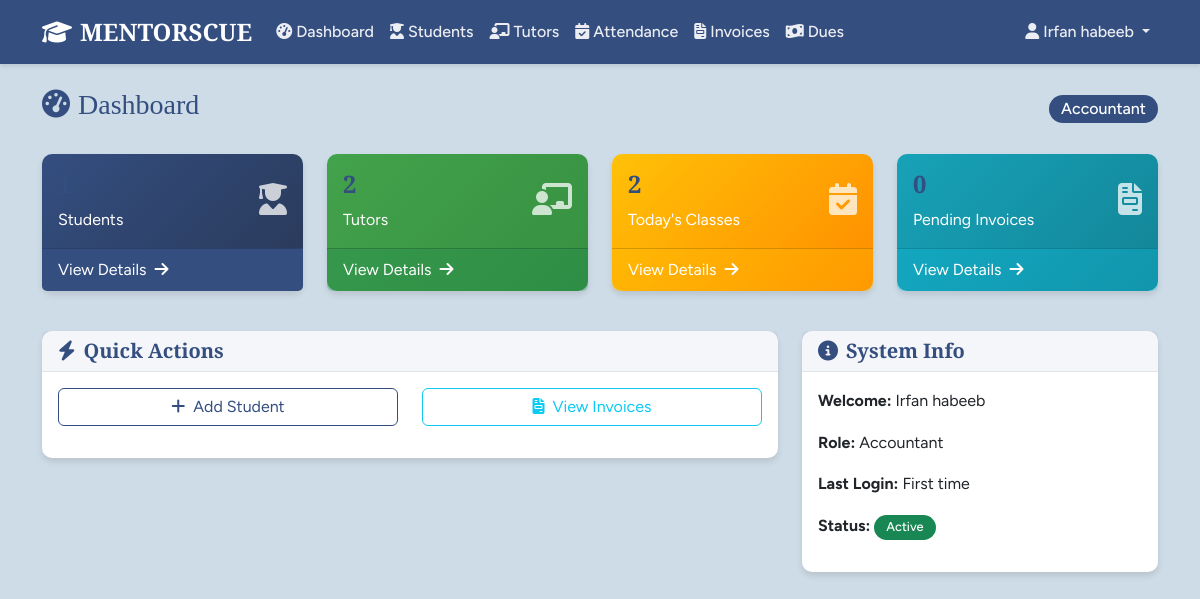
The app's page / (signed in) with its own data.
### models.py (models this page shows, shortened)
class User(UserMixin, db.Model):
    id = db.Column(db.Integer, primary_key=True)
    username = db.Column(db.String(80), unique=True, nullable=False)
    password_hash = db.Column(db.String(256), nullable=False)
    email = db.Column(db.String(120), unique=True, nullable=True)
    full_name = db.Column(db.String(120), nullable=True)
    mobile = db.Column(db.String(20), nullable=True)
    created_at = db.Column(db.DateTime, default=datetime.utcnow)
    last_login = db.Column(db.DateTime)
    is_active = db.Column(db.Boolean, default=True)
    remember_me = db.Column(db.Boolean, default=False)
    roles = db.relationship('Role', secondary=user_roles, backref='users')
    def has_role(self, role_name):
        return any(role.name == role_name for role in self.roles)
    def has_permission(self, permission):
        return any(role.has_permission(permission) for role in self.roles)
    def is_admin(self):
        return self.has_role('Admin')
    def is_tutor_user(self):
        return self.has_role('Tutor')

class Role(db.Model):
    id = db.Column(db.Integer, primary_key=True)
    name = db.Column(db.String(80), unique=True, nullable=False)
    description = db.Column(db.String(255))
    permissions = db.Column(db.Integer, default=0)
    is_default = db.Column(db.Boolean, default=False)
    is_custom = db.Column(db.Boolean, default=False)
    created_at = db.Column(db.DateTime, default=datetime.utcnow)
    def has_permission(self, perm):
        return self.permissions & perm == perm

### routes.py (the view)
@app.route('/')
@login_required
def dashboard():
    if current_user.is_tutor_user():
        return redirect(url_for('tutor_dashboard'))
    if current_user.is_admin():
        total_users = User.query.count()
        total_roles = Role.query.count()
        active_users = User.query.filter(User.last_login.isnot(None)).count()
        total_documents = StudentInvoice.query.count() + TutorReceipt.query.count()
        total_revenue = db.session.query(db.func.sum(StudentInvoice.total_amount)).filter_by(status='Paid').scalar() or 0
        pending_revenue = db.session.query(db.func.sum(StudentInvoice.total_amount)).filter_by(status='Due').scalar() or 0
        total_expenses = db.session.query(db.func.sum(TutorReceipt.total_earnings)).filter_by(status='Paid').scalar() or 0
        pending_expenses = db.session.query(db.func.sum(TutorReceipt.total_earnings)).filter_by(status='Due').scalar() or 0
        inactive_users = User.query.filter_by(is_active=False).count()
        overdue_invoices = StudentInvoice.query.filter_by(status='Due').count()
        pending_receipts = TutorReceipt.query.filter_by(status='Due').count()
        user_roles = {}
        for user in User.query.all():
            for role in user.roles:
                user_roles[role.name] = user_roles.get(role.name, 0) + 1
        recent_users = User.query.filter(User.last_login.isnot(None)).order_by(User.last_login.desc()).limit(10).all()
        return render_template('admin_dashboard.html',
                             total_users=total_users,
                             total_roles=total_roles,
                             active_users=active_users,
                             total_documents=total_documents,
                             total_revenue=total_revenue,
                             pending_revenue=pending_revenue,
                             total_expenses=total_expenses,
                             pending_expenses=pending_expenses,
                             inactive_users=inactive_users,
                             overdue_invoices=overdue_invoices,
                             pending_receipts=pending_receipts,
                             user_roles=user_roles,
                             recent_users=recent_users)
    else:
        return render_template('dashboard.html')

### templates/dashboard.html (shortened to what this page needs)
{% extends "base.html" %}
{% block content %}
<div class="container">
    <div class="row">
        <div class="col-12">
            <div class="d-flex justify-content-between align-items-center mb-4">
                <h1 class="h3 text-primary">
                    <i class="fas fa-tachometer-alt me-2"></i>Dashboard
                </h1>
                <span class="badge bg-primary fs-6">{{ current_user.roles[0].name if current_user.roles else 'User' }}</span>
            </div>
        </div>
    </div>
    <div class="row mb-4">
        {% if current_user.has_permission(Permission.VIEW_STUDENTS) %}
        <div class="col-md-3 mb-3">
            <div class="card bg-gradient-primary text-white h-100">
                <div class="card-body">
                    <div class="d-flex justify-content-between">
                        <div>
                            <h4 class="fw-bold">{{ Student.query.count() }}</h4>
                            <p class="mb-0">Students</p>
                        </div>
                        <div class="align-self-center">
                            <i class="fas fa-user-graduate fa-2x opacity-75"></i>
                        </div>
                    </div>
                </div>
                <div class="card-footer bg-primary bg-opacity-25">
                    <a href="{{ url_for('students_list') }}" class="text-white text-decoration-none">
                        View Details <i class="fas fa-arrow-right ms-1"></i>
                    </a>
                </div>
            </div>
        </div>
        {% endif %}
        {% if current_user.has_permission(Permission.VIEW_TUTORS) %}
        <div class="col-md-3 mb-3">
            <div class="card bg-gradient-success text-white h-100">
                <div class="card-body">
                    <div class="d-flex justify-content-between">
                        <div>
                            <h4 class="fw-bold">{{ Tutor.query.count() }}</h4>
                            <p class="mb-0">Tutors</p>
                        </div>
                        <div class="align-self-center">
                            <i class="fas fa-chalkboard-teacher fa-2x opacity-75"></i>
                        </div>
                    </div>
                </div>
                <div class="card-footer bg-success bg-opacity-25">
                    <a href="{{ url_for('tutors_list') }}" class="text-white text-decoration-none">
                        View Details <i class="fas fa-arrow-right ms-1"></i>
                    </a>
                </div>
            </div>
        </div>
        {% endif %}
        {% if current_user.has_permission(Permission.VIEW_ATTENDANCE) %}
        <div class="col-md-3 mb-3">
            <div class="card bg-gradient-warning text-white h-100">
                <div class="card-body">
                    <div class="d-flex justify-content-between">
                        <div>
                            <h4 class="fw-bold">{{ Attendance.query.filter_by(date_recorded=datetime.utcnow().date()).count() }}</h4>
                            <p class="mb-0">Today's Classes</p>
                        </div>
                        <div class="align-self-center">
                            <i class="fas fa-calendar-check fa-2x opacity-75"></i>
                        </div>
                    </div>
                </div>
                <div class="card-footer bg-warning bg-opacity-25">
                    <a href="{{ url_for('attendance') }}" class="text-white text-decoration-none">
                        View Details <i class="fas fa-arrow-right ms-1"></i>
                    </a>
                </div>
            </div>
        </div>
        {% endif %}
        {% if current_user.has_permission(Permission.VIEW_INVOICES) %}
        <div class="col-md-3 mb-3">
            <div class="card bg-gradient-info text-white h-100">
                <div class="card-body">
                    <div class="d-flex justify-content-between">
                        <div>
                            <h4 class="fw-bold">{{ StudentInvoice.query.filter_by(status='Due').count() }}</h4>
                            <p class="mb-0">Pending Invoices</p>
                        </div>
                        <div class="align-self-center">
                            <i class="fas fa-file-invoice fa-2x opacity-75"></i>
                        </div>
                    </div>
                </div>
                <div class="card-footer bg-info bg-opacity-25">
                    <a href="{{ url_for('invoices') }}" class="text-white text-decoration-none">
                        View Details <i class="fas fa-arrow-right ms-1"></i>
                    </a>
                </div>
            </div>
        </div>
        {% endif %}
    </div>
    <div class="row">
        <div class="col-md-8">
            <div class="card">
                <div class="card-header">
                    <h5 class="card-title mb-0">
                        <i class="fas fa-bolt me-2"></i>Quick Actions
                    </h5>
                </div>
                <div class="card-body">
                    <div class="row">
                        {% if current_user.has_permission(Permission.ADD_STUDENTS) %}
                        <div class="col-md-6 mb-3">
                            <a href="{{ url_for('add_student') }}" class="btn btn-outline-primary w-100">
                                <i class="fas fa-plus me-2"></i>Add Student
                            </a>
                        </div>
                        {% endif %}
                        {% if current_user.has_permission(Permission.VIEW_INVOICES) %}
                        <div class="col-md-6 mb-3">
                            <a href="{{ url_for('invoices') }}" class="btn btn-outline-info w-100">
                                <i class="fas fa-file-invoice me-2"></i>View Invoices
                            </a>
                        </div>
                        {% endif %}
                    </div>
                </div>
            </div>
        </div>
        <div class="col-md-4">
            <div class="card">
                <div class="card-header">
                    <h5 class="card-title mb-0">
                        <i class="fas fa-info-circle me-2"></i>System Info
                    </h5>
                </div>
                <div class="card-body">
                    <p><strong>Welcome:</strong> {{ current_user.full_name or current_user.username }}</p>
                    <p><strong>Role:</strong> {{ current_user.roles[0].name if current_user.roles else 'User' }}</p>
                    <p><strong>Last Login:</strong> {{ current_user.last_login.strftime('%d/%m/%Y %H:%M') if current_user.last_login else 'First time' }}</p>
                    <p><strong>Status:</strong> <span class="badge bg-success">Active</span></p>
                </div>
            </div>
        </div>
    </div>
</div>
{% endblock %}

### templates/base.html (shortened to what this page needs)
<!DOCTYPE html>
<html lang="en">
<head>
    <link href="https://cdn.jsdelivr.net/npm/bootstrap@5.3.0/dist/css/bootstrap.min.css" rel="stylesheet">
    <link href="https://cdnjs.cloudflare.com/ajax/libs/font-awesome/6.4.0/css/all.min.css" rel="stylesheet">
    <link href="{{ url_for('static', filename='css/style.css') }}" rel="stylesheet">
</head>
<body>
    {% if current_user.is_authenticated %}
    <nav class="navbar navbar-expand-lg navbar-dark bg-primary">
        <div class="container">
            <a class="navbar-brand fw-bold" href="{{ url_for('dashboard') }}">
                <i class="fas fa-graduation-cap me-2"></i>MENTORSCUE
            </a>
            <div class="collapse navbar-collapse" id="navbarNav">
                <ul class="navbar-nav me-auto">
                    {% if current_user.is_tutor_user() %}
                        <li class="nav-item">
                            <a class="nav-link" href="{{ url_for('tutor_dashboard') }}">
                                <i class="fas fa-tachometer-alt me-1"></i>Dashboard
                            </a>
                        </li>
                        <li class="nav-item">
                            <a class="nav-link" href="{{ url_for('attendance') }}">
                                <i class="fas fa-calendar-check me-1"></i>Attendance
                            </a>
                        </li>
                    {% else %}
                        <li class="nav-item">
                            <a class="nav-link" href="{{ url_for('dashboard') }}">
                                <i class="fas fa-tachometer-alt me-1"></i>Dashboard
                            </a>
                        </li>
                        {% if current_user.has_permission(Permission.VIEW_STUDENTS) %}
                        <li class="nav-item">
                            <a class="nav-link" href="{{ url_for('students_list') }}">
                                <i class="fas fa-user-graduate me-1"></i>Students
                            </a>
                        </li>
                        {% endif %}
                        {% if current_user.has_permission(Permission.VIEW_TUTORS) %}
                        <li class="nav-item">
                            <a class="nav-link" href="{{ url_for('tutors_list') }}">
                                <i class="fas fa-chalkboard-teacher me-1"></i>Tutors
                            </a>
                        </li>
                        {% endif %}
                        {% if current_user.has_permission(Permission.VIEW_ATTENDANCE) %}
                        <li class="nav-item">
                            <a class="nav-link" href="{{ url_for('attendance') }}">
                                <i class="fas fa-calendar-check me-1"></i>Attendance
                            </a>
                        </li>
                        {% endif %}
                        {% if current_user.has_permission(Permission.VIEW_INVOICES) %}
                        <li class="nav-item">
                            <a class="nav-link" href="{{ url_for('invoices') }}">
                                <i class="fas fa-file-invoice me-1"></i>Invoices
                            </a>
                        </li>
                        {% endif %}
                        {% if current_user.has_permission(Permission.VIEW_STUDENTS) %}
                        <li class="nav-item">
                            <a class="nav-link" href="{{ url_for('dues') }}">
                                <i class="fas fa-money-bill-wave me-1"></i>Dues
                            </a>
                        </li>
                        {% endif %}
                    {% endif %}
                </ul>
                <ul class="navbar-nav">
                    <li class="nav-item dropdown">
                        <a class="nav-link dropdown-toggle" href="#" data-bs-toggle="dropdown">
                            <i class="fas fa-user me-1"></i>{{ current_user.full_name or current_user.username }}
                        </a>
                    </li>
                </ul>
            </div>
        </div>
    </nav>
    {% endif %}
    <main class="py-4">
        {% block content %}{% endblock %}
    </main>
</body>
</html>

### records on screen
User: full_name "Irfan habeeb", last_login "First time"
Role: name "Accountant"

### other values on screen
{{ Tutor.query.count() }} "2"
{{ StudentInvoice.query.filter_by(status='Due').count() }} "0"
